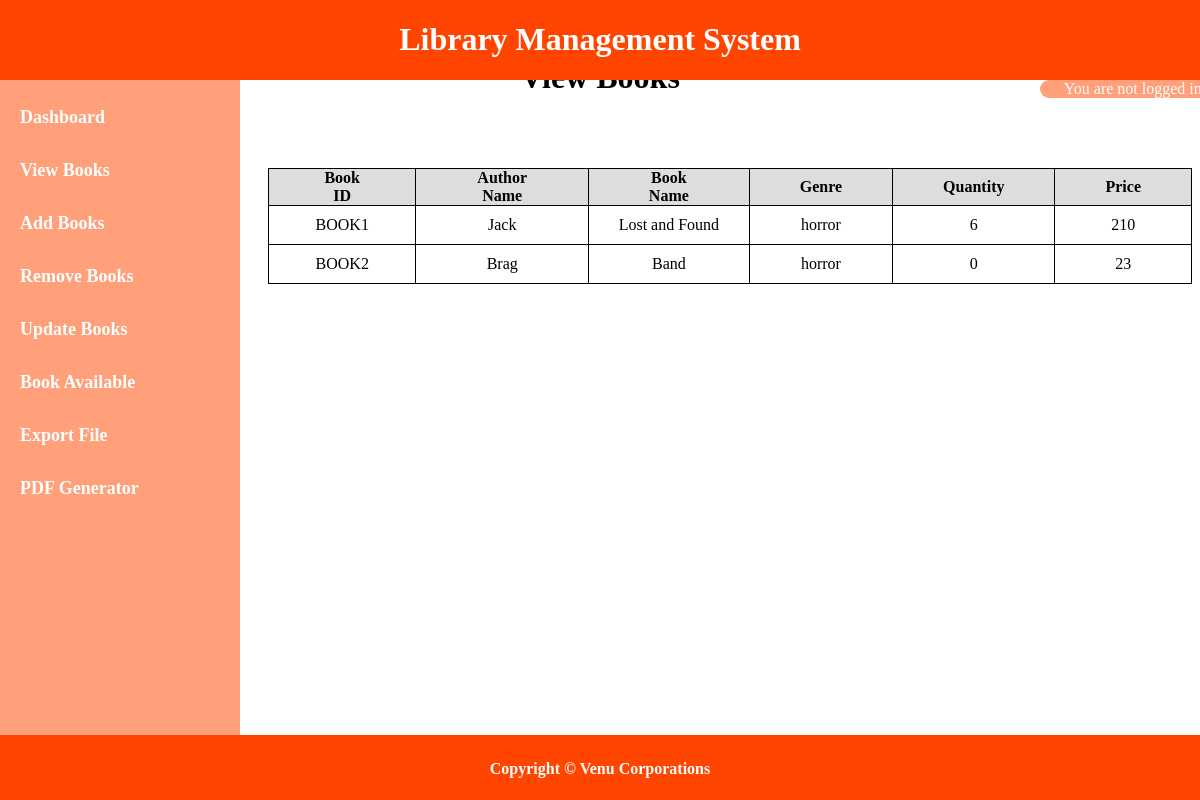
The app's page /view-bookpg with its own data.
### tables this page shows
CREATE TABLE books (bookid TEXT PRIMARY KEY, 
        authorname TEXT NOT NULL, bookname TEXT NOT NULL, genre TEXT NOT NULL, quantity INTEGER,
        price INTEGER);

### lmsController.py (the view)
    def view_books(self):
        bm = booksModel(app)
        bookdata = bm.fetch()
        return render_template("view_books.html", libdata = bookdata)

### books_model.py (called while the page is built)
    def fetch(self):
        self.cur.execute("SELECT * from books")
        bdata = self.cur.fetchall()
        return bdata

    def __del__(self):
        self.cur.close()
        self.conn.close()

### templates/view_books.html
{% extends "layout.html" %}
{% block body %}
<div class="heading-index">
    <h1>View Books</h1>
</div>
<div class="add-form">
    <table class="responsive-table">
        <thead>
            <tr>
                <th>Book ID</th>
                <th>Author Name</th>
                <th>Book Name</th>
                <th>Genre</th>
                <th>Quantity</th>
                <th>Price</th>
            </tr>
        </thead>
        <tbody>
            {% for data in libdata %}
            <tr>
                <td>{{ data[0] }}</td>
                <td>{{ data[1] }}</td>
                <td>{{ data[2] }}</td>
                <td>{{ data[3] }}</td>
                <td>{{ data[4] }}</td>
                <td>{{ data[5] }}</td>
            </tr>
            {% endfor %}
        </tbody>
    </table>
</div>
{% endblock %}

### static/css/lms.css (style rules this page uses)
.heading-index { text-align: center; margin-top: 5%; }
.add-form { padding: 50px 0 0 250px; }
.responsive-table { border-collapse: collapse; margin: 0 0 0 10px; }
.responsive-table td { border: 1px solid black; text-align: center; padding: 10px 0 10px 0; }
.responsive-table th { padding: 0 50px 0 50px; border: 1px solid black; background: #ddd; }

### records on screen
books: bookid "BOOK1", authorname "Jack", bookname "Lost and Found", genre "horror", quantity "6", price "210"
books: bookid "BOOK2", authorname "Brag", bookname "Band", genre "horror", quantity "0", price "23"
